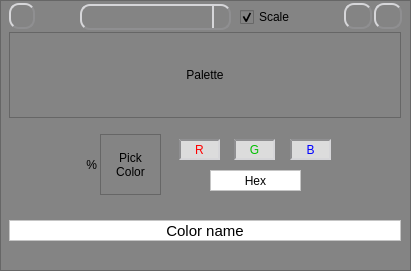
   <widget class="QFrame" name="frame_rgb">
    <property name="geometry">
     <rect>
      <x>480</x>
      <y>350</y>
      <width>411</width>
      <height>271</height>
     </rect>
    </property>
    <property name="styleSheet">
     <string notr="true">background-color: rgb(132,132,132);</string>
    </property>
    <property name="frameShape">
     <enum>QFrame::StyledPanel</enum>
    </property>
    <property name="frameShadow">
     <enum>QFrame::Sunken</enum>
    </property>
    <property name="lineWidth">
     <number>2</number>
    </property>
    <widget class="QLabel" name="label_color_g">
     <property name="geometry">
      <rect>
       <x>234</x>
       <y>139</y>
       <width>41</width>
       <height>21</height>
      </rect>
     </property>
     <property name="toolTip">
      <string/>
     </property>
     <property name="styleSheet">
      <string notr="true">QLabel {
	color:rgb(0,192,0);
	background-color:rgb(220,220,220);
	border: 2px inset #8f8f91;
}

QToolTip {
    border:2px solid black;
	padding:5px;
	background-color:rgb(64,64,64);
	color:white;
	font-size: 14px;
}</string>
     </property>
     <property name="frameShape">
      <enum>QFrame::StyledPanel</enum>
     </property>
     <property name="frameShadow">
      <enum>QFrame::Sunken</enum>
     </property>
     <property name="lineWidth">
      <number>2</number>
     </property>
     <property name="text">
      <string>G</string>
     </property>
     <property name="alignment">
      <set>Qt::AlignCenter</set>
     </property>
    </widget>
    <widget class="QLabel" name="label_color_percentage">
     <property name="geometry">
      <rect>
       <x>26</x>
       <y>154</y>
       <width>71</width>
       <height>21</height>
      </rect>
     </property>
     <property name="toolTip">
      <string>&lt;html&gt;&lt;head/&gt;&lt;body&gt;&lt;p&gt;Pick a color to show it here.&lt;/p&gt;&lt;p&gt;RGB values are displayed in decimal and hexadecimal&lt;/p&gt;&lt;/body&gt;&lt;/html&gt;</string>
     </property>
     <property name="frameShape">
      <enum>QFrame::NoFrame</enum>
     </property>
     <property name="frameShadow">
      <enum>QFrame::Sunken</enum>
     </property>
     <property name="lineWidth">
      <number>2</number>
     </property>
     <property name="text">
      <string>%</string>
     </property>
     <property name="alignment">
      <set>Qt::AlignRight|Qt::AlignTrailing|Qt::AlignVCenter</set>
     </property>
    </widget>
    <widget class="QLabel" name="label_color_r">
     <property name="geometry">
      <rect>
       <x>179</x>
       <y>139</y>
       <width>41</width>
       <height>21</height>
      </rect>
     </property>
     <property name="toolTip">
      <string/>
     </property>
     <property name="styleSheet">
      <string notr="true">QLabel {
	color:rgb(255,0,0);
	background-color:rgb(220,220,220);
	border: 2px inset #8f8f91;
}

QToolTip {
    border:2px solid black;
	padding:5px;
	background-color:rgb(64,64,64);
	color:white;
	font-size: 14px;
}</string>
     </property>
     <property name="frameShape">
      <enum>QFrame::StyledPanel</enum>
     </property>
     <property name="frameShadow">
      <enum>QFrame::Sunken</enum>
     </property>
     <property name="lineWidth">
      <number>2</number>
     </property>
     <property name="text">
      <string>R</string>
     </property>
     <property name="alignment">
      <set>Qt::AlignCenter</set>
     </property>
    </widget>
    <widget class="QLabel" name="label_palette">
     <property name="geometry">
      <rect>
       <x>9</x>
       <y>32</y>
       <width>392</width>
       <height>86</height>
      </rect>
     </property>
     <property name="maximumSize">
      <size>
       <width>1000</width>
       <height>1000</height>
      </size>
     </property>
     <property name="cursor">
      <cursorShape>CrossCursor</cursorShape>
     </property>
     <property name="mouseTracking">
      <bool>true</bool>
     </property>
     <property name="toolTip">
      <string>&lt;html&gt;&lt;head/&gt;&lt;body&gt;&lt;p&gt;Resulting palette after using the Quantize button.&lt;/p&gt;&lt;p&gt;You can left-click with your mouse on any color in the palette, to get its RGB values (in decimal and hexadecimal) and percentage of use in the image&lt;/p&gt;&lt;/body&gt;&lt;/html&gt;</string>
     </property>
     <property name="frameShape">
      <enum>QFrame::StyledPanel</enum>
     </property>
     <property name="frameShadow">
      <enum>QFrame::Sunken</enum>
     </property>
     <property name="lineWidth">
      <number>2</number>
     </property>
     <property name="text">
      <string>Palette</string>
     </property>
     <property name="alignment">
      <set>Qt::AlignCenter</set>
     </property>
    </widget>
    <widget class="QLabel" name="label_color_name">
     <property name="geometry">
      <rect>
       <x>9</x>
       <y>220</y>
       <width>392</width>
       <height>21</height>
      </rect>
     </property>
     <property name="font">
      <font>
       <pointsize>11</pointsize>
      </font>
     </property>
     <property name="toolTip">
      <string>&lt;html&gt;&lt;head/&gt;&lt;body&gt;&lt;p&gt;Pick a color to show its name here, from a 9000+ database.&lt;/p&gt;&lt;p&gt;When the exact value is not found, the nearest color name (CIELAB distance) is displayed&lt;/p&gt;&lt;/body&gt;&lt;/html&gt;</string>
     </property>
     <property name="styleSheet">
      <string notr="true">color: black;
background-color: rgb(255,255,255);</string>
     </property>
     <property name="frameShape">
      <enum>QFrame::StyledPanel</enum>
     </property>
     <property name="frameShadow">
      <enum>QFrame::Sunken</enum>
     </property>
     <property name="lineWidth">
      <number>2</number>
     </property>
     <property name="text">
      <string>Color name</string>
     </property>
     <property name="alignment">
      <set>Qt::AlignCenter</set>
     </property>
    </widget>
    <widget class="QLabel" name="label_color_b">
     <property name="geometry">
      <rect>
       <x>290</x>
       <y>139</y>
       <width>41</width>
       <height>21</height>
      </rect>
     </property>
     <property name="toolTip">
      <string/>
     </property>
     <property name="styleSheet">
      <string notr="true">QLabel {
	color:rgb(0,0,255);
	background-color:rgb(220,220,220);
	border: 2px inset #8f8f91;
}

QToolTip {
    border:2px solid black;
	padding:5px;
	background-color:rgb(64,64,64);
	color:white;
	font-size: 14px;
}</string>
     </property>
     <property name="frameShape">
      <enum>QFrame::StyledPanel</enum>
     </property>
     <property name="frameShadow">
      <enum>QFrame::Sunken</enum>
     </property>
     <property name="lineWidth">
      <number>2</number>
     </property>
     <property name="text">
      <string>B</string>
     </property>
     <property name="alignment">
      <set>Qt::AlignCenter</set>
     </property>
    </widget>
    <widget class="QLabel" name="label_color_hex">
     <property name="geometry">
      <rect>
       <x>210</x>
       <y>170</y>
       <width>91</width>
       <height>21</height>
      </rect>
     </property>
     <property name="toolTip">
      <string/>
     </property>
     <property name="styleSheet">
      <string notr="true">color: black;
background-color: rgb(255,255,255);</string>
     </property>
     <property name="frameShape">
      <enum>QFrame::StyledPanel</enum>
     </property>
     <property name="frameShadow">
      <enum>QFrame::Sunken</enum>
     </property>
     <property name="lineWidth">
      <number>2</number>
     </property>
     <property name="text">
      <string>Hex</string>
     </property>
     <property name="alignment">
      <set>Qt::AlignCenter</set>
     </property>
    </widget>
    <widget class="QLabel" name="label_color_bar">
     <property name="geometry">
      <rect>
       <x>100</x>
       <y>134</y>
       <width>61</width>
       <height>61</height>
      </rect>
     </property>
     <property name="toolTip">
      <string>&lt;html&gt;&lt;head/&gt;&lt;body&gt;&lt;p&gt;Pick a color to show it here.&lt;/p&gt;&lt;p&gt;RGB values are displayed in decimal and hexadecimal&lt;/p&gt;&lt;/body&gt;&lt;/html&gt;</string>
     </property>
     <property name="frameShape">
      <enum>QFrame::StyledPanel</enum>
     </property>
     <property name="frameShadow">
      <enum>QFrame::Sunken</enum>
     </property>
     <property name="lineWidth">
      <number>2</number>
     </property>
     <property name="text">
      <string>Pick
Color</string>
     </property>
     <property name="alignment">
      <set>Qt::AlignCenter</set>
     </property>
    </widget>
    <widget class="QPushButton" name="button_save_palette">
     <property name="geometry">
      <rect>
       <x>9</x>
       <y>3</y>
       <width>26</width>
       <height>26</height>
      </rect>
     </property>
     <property name="font">
      <font>
       <pointsize>11</pointsize>
      </font>
     </property>
     <property name="cursor">
      <cursorShape>PointingHandCursor</cursorShape>
     </property>
     <property name="focusPolicy">
      <enum>Qt::NoFocus</enum>
     </property>
     <property name="toolTip">
      <string>&lt;html&gt;&lt;head/&gt;&lt;body&gt;&lt;p&gt;Save Palette image&lt;/p&gt;&lt;/body&gt;&lt;/html&gt;</string>
     </property>
     <property name="styleSheet">
      <string notr="true">QPushButton {
	background: qlineargradient(x1: 0, y1: 0, x2: 0, y2: 1,
                                      stop: 0 #0F0F0F, stop: 1 #E0E0E0);
	border-radius: 10px;
	border: 2px outset #8f8f91;
	color rgb(0,0,0);
}
QPushButton:pressed {
	border: 2px inset #8f8f91;
}
QToolTip {
    border:2px solid black;
	padding:5px;
	background-color:rgb(64,64,64);
	color:white;
	font-size: 14px;
}</string>
     </property>
     <property name="text">
      <string/>
     </property>
     <property name="icon">
      <iconset resource="resources.qrc">
       <normaloff>:/icons/save-palette.png</normaloff>:/icons/save-palette.png</iconset>
     </property>
     <property name="iconSize">
      <size>
       <width>16</width>
       <height>16</height>
      </size>
     </property>
    </widget>
    <widget class="QPushButton" name="button_palette_plus">
     <property name="geometry">
      <rect>
       <x>374</x>
       <y>3</y>
       <width>28</width>
       <height>26</height>
      </rect>
     </property>
     <property name="font">
      <font>
       <pointsize>11</pointsize>
      </font>
     </property>
     <property name="cursor">
      <cursorShape>PointingHandCursor</cursorShape>
     </property>
     <property name="focusPolicy">
      <enum>Qt::NoFocus</enum>
     </property>
     <property name="toolTip">
      <string>&lt;html&gt;&lt;head/&gt;&lt;body&gt;&lt;p&gt;Increase palette number of colors, if available one more color is added&lt;/p&gt;&lt;/body&gt;&lt;/html&gt;</string>
     </property>
     <property name="styleSheet">
      <string notr="true">QPushButton {
	background: qlineargradient(x1: 0, y1: 0, x2: 0, y2: 1,
                                      stop: 0 #0F0F0F, stop: 1 #E0E0E0);
	border-radius: 10px;
	border: 2px outset #8f8f91;
	color rgb(0,0,0);
}
QPushButton:pressed {
	border: 2px inset #8f8f91;
}
QToolTip {
    border:2px solid black;
	padding:5px;
	background-color:rgb(64,64,64);
	color:white;
	font-size: 14px;
}</string>
     </property>
     <property name="text">
      <string/>
     </property>
     <property name="icon">
      <iconset resource="resources.qrc">
       <normaloff>:/icons/direction-right.png</normaloff>:/icons/direction-right.png</iconset>
     </property>
     <property name="iconSize">
      <size>
       <width>22</width>
       <height>22</height>
      </size>
     </property>
    </widget>
    <widget class="QPushButton" name="button_palette_minus">
     <property name="geometry">
      <rect>
       <x>344</x>
       <y>3</y>
       <width>28</width>
       <height>26</height>
      </rect>
     </property>
     <property name="font">
      <font>
       <pointsize>11</pointsize>
      </font>
     </property>
     <property name="cursor">
      <cursorShape>PointingHandCursor</cursorShape>
     </property>
     <property name="focusPolicy">
      <enum>Qt::NoFocus</enum>
     </property>
     <property name="toolTip">
      <string>&lt;html&gt;&lt;head/&gt;&lt;body&gt;&lt;p&gt;Reduce palette number of colors, the color on the right is hidden&lt;/p&gt;&lt;/body&gt;&lt;/html&gt;</string>
     </property>
     <property name="styleSheet">
      <string notr="true">QPushButton {
	background: qlineargradient(x1: 0, y1: 0, x2: 0, y2: 1,
                                      stop: 0 #0F0F0F, stop: 1 #E0E0E0);
	border-radius: 10px;
	border: 2px outset #8f8f91;
	color rgb(0,0,0);
}
QPushButton:pressed {
	border: 2px inset #8f8f91;
}
QToolTip {
    border:2px solid black;
	padding:5px;
	background-color:rgb(64,64,64);
	color:white;
	font-size: 14px;
}</string>
     </property>
     <property name="text">
      <string/>
     </property>
     <property name="icon">
      <iconset resource="resources.qrc">
       <normaloff>:/icons/direction-left.png</normaloff>:/icons/direction-left.png</iconset>
     </property>
     <property name="iconSize">
      <size>
       <width>22</width>
       <height>22</height>
      </size>
     </property>
    </widget>
    <widget class="QComboBox" name="comboBox_sort">
     <property name="geometry">
      <rect>
       <x>80</x>
       <y>4</y>
       <width>151</width>
       <height>26</height>
      </rect>
     </property>
     <property name="toolTip">
      <string>&lt;html&gt;&lt;head/&gt;&lt;body&gt;&lt;p&gt;You can sort the colors using the computed color values in several color spaces&lt;/p&gt;&lt;/body&gt;&lt;/html&gt;</string>
     </property>
     <property name="styleSheet">
      <string notr="true">QComboBox {
	background: qlineargradient(x1: 0, y1: 0, x2: 0, y2: 1,
                                      stop: 0 #FFFFFF, stop: 1 #E0E0E0);
	border-radius: 10px;
	border: 2px outset #8f8f91;
	color rgb(0,0,0);
}

QComboBox::drop-down {
	subcontrol-origin: padding;
    subcontrol-position: top right;
    width: 15px;
	border-radius: 10px;
	border-left: 2px outset #8f8f91;
	color rgb(0,0,0);
}

QComboBox::down-arrow {
     image: url(:/icons/combobox-arrow.png);
}

QComboBox QAbstractItemView {
	border: 2px solid lightgray;
	color: rgb(255,255,255);
	selection-color: rgb(0,0,0);
	selection-background-color: rgb(64,64,64);
}

QToolTip {
    border:2px solid black;
	padding:5px;
	background-color:rgb(64,64,64);
	color:white;
	font-size: 14px;
}</string>
     </property>
    </widget>
    <widget class="QCheckBox" name="checkBox_palette_scale">
     <property name="geometry">
      <rect>
       <x>240</x>
       <y>6</y>
       <width>81</width>
       <height>22</height>
      </rect>
     </property>
     <property name="font">
      <font>
       <pointsize>9</pointsize>
       <weight>50</weight>
       <italic>false</italic>
       <bold>false</bold>
      </font>
     </property>
     <property name="toolTip">
      <string>&lt;html&gt;&lt;head/&gt;&lt;body&gt;&lt;p&gt;If checked, colors are scaled using their percentage of use&lt;/p&gt;&lt;/body&gt;&lt;/html&gt;</string>
     </property>
     <property name="text">
      <string>Scale</string>
     </property>
     <property name="checked">
      <bool>true</bool>
     </property>
    </widget>
   </widget>
